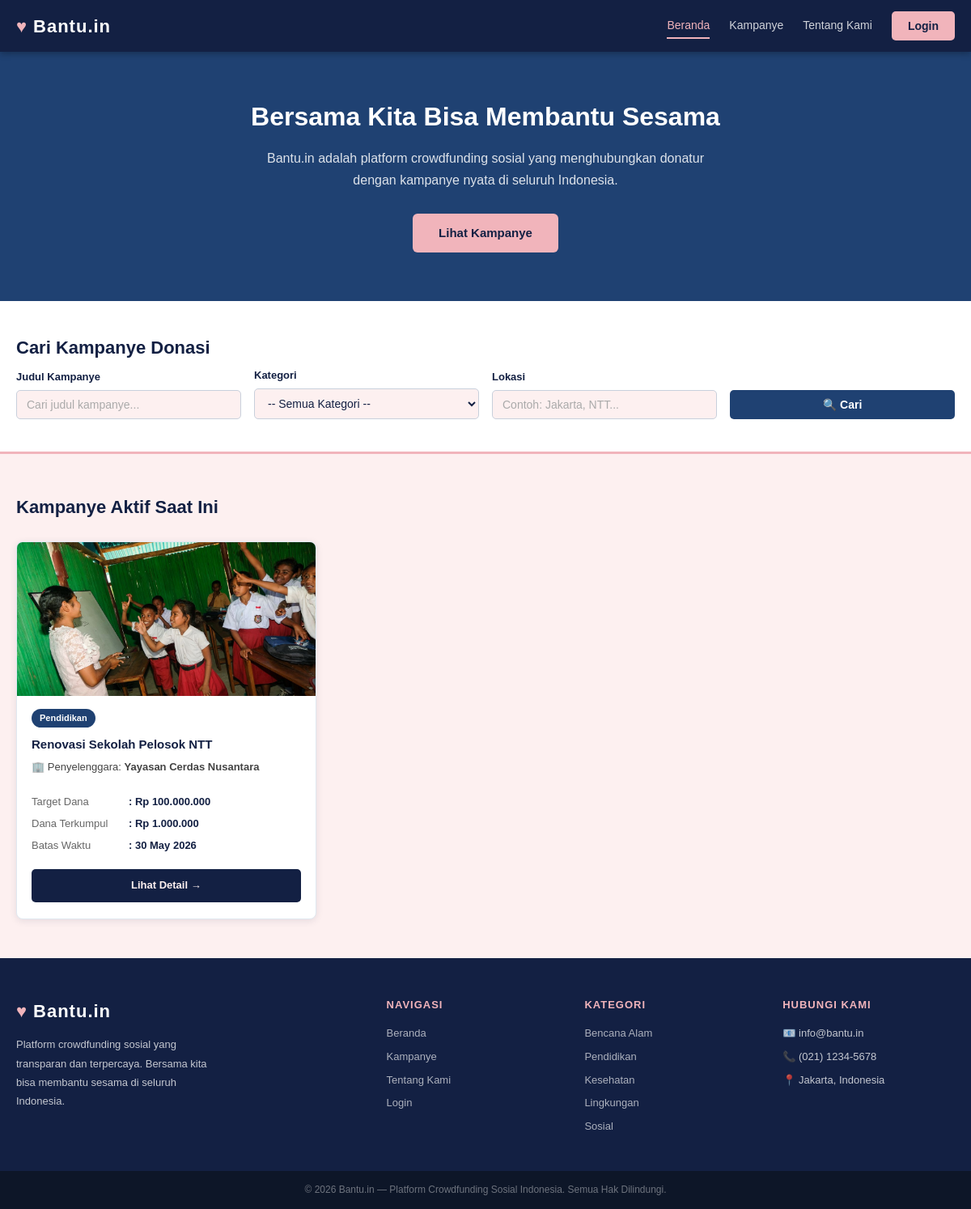
Before: / with the older database file.
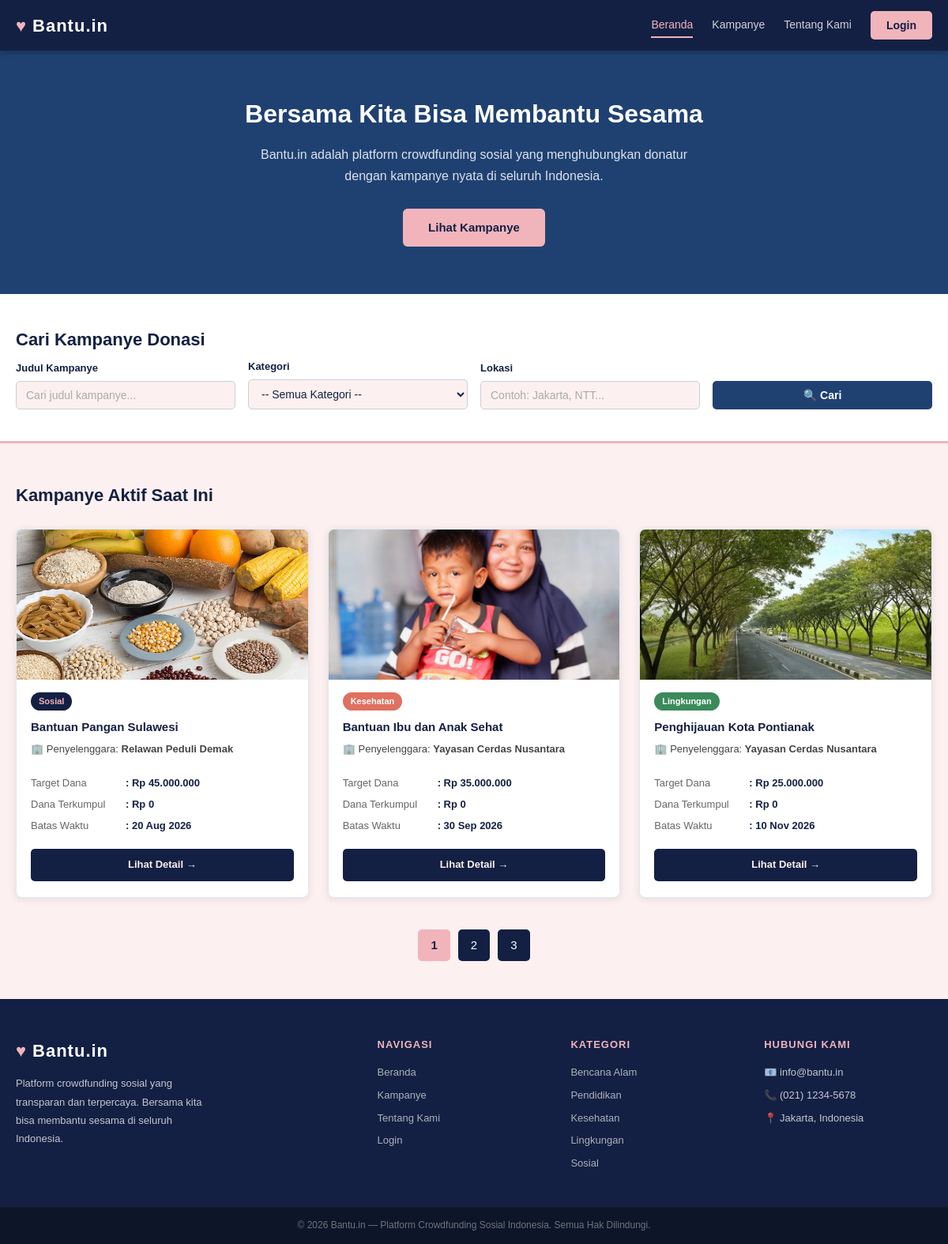
After: the same page with the newer database file.
### tables this page shows
CREATE TABLE `kampanye` (
  `id` int(11) NOT NULL,
  `penyelenggara_id` int(11) NOT NULL,
  `judul` varchar(255) NOT NULL,
  `kategori` enum('bencana','pendidikan','kesehatan','lingkungan','sosial') NOT NULL,
  `lokasi` varchar(100) NOT NULL,
  `deskripsi` text NOT NULL,
  `target_dana` decimal(15,2) NOT NULL,
  `batas_waktu` date NOT NULL,
  `nama_bank` varchar(50) DEFAULT NULL,
  `no_rekening` varchar(50) DEFAULT NULL,
  `atas_nama` varchar(100) DEFAULT NULL,
  `gambar` varchar(255) NOT NULL,
  `created_at` timestamp NOT NULL DEFAULT current_timestamp()
);

CREATE TABLE `users` (
  `id` int(11) NOT NULL,
  `username` varchar(50) NOT NULL,
  `password` varchar(255) NOT NULL,
  `role` enum('donatur','penyelenggara') NOT NULL,
  `nama` varchar(100) NOT NULL,
  `email` varchar(100) NOT NULL,
  `no_telepon` varchar(20) NOT NULL,
  `alamat` text DEFAULT NULL
);

CREATE TABLE `info_website` (
  `id` int(11) NOT NULL,
  `deskripsi` text NOT NULL,
  `email` varchar(100) NOT NULL,
  `no_telepon` varchar(20) NOT NULL,
  `alamat` varchar(255) NOT NULL
);

### index.php (the view, shortened to what this page needs)
<?php
require 'koneksi.php';
$limit = 3;
$page = isset($_GET['page']) ? (int)$_GET['page'] : 1;
$offset = ($page - 1) * $limit;
$search_judul = isset($_GET['judul']) ? $_GET['judul'] : '';
$search_lokasi = isset($_GET['lokasi']) ? $_GET['lokasi'] : '';
$sql_base = "
    FROM kampanye k
    JOIN users u ON k.penyelenggara_id = u.id
    LEFT JOIN donasi d ON k.id = d.kampanye_id AND d.status = 'VERIFIED'
    WHERE k.batas_waktu >= CURDATE()
";
$params = [];
$types = "";
$sql_count = "SELECT COUNT(DISTINCT k.id) as total " . $sql_base;
$stmt_count = $conn->prepare($sql_count);
$stmt_count->execute();
$total_data = $stmt_count->get_result()->fetch_assoc()['total'];
$total_pages = ceil($total_data / $limit);
$sql_data = "
    SELECT k.*, u.nama AS nama_penyelenggara,
           COALESCE(SUM(d.nominal), 0) AS dana_terkumpul
    " . $sql_base . "
    GROUP BY k.id
    ORDER BY k.batas_waktu ASC, k.target_dana ASC
    LIMIT ? OFFSET ?
";
$stmt_data = $conn->prepare($sql_data);
$params[] = $limit;
$params[] = $offset;
$types .= "ii";
$stmt_data->bind_param($types, ...$params);
$stmt_data->execute();
$result = $stmt_data->get_result();
$sql_info = "SELECT * FROM info_website LIMIT 1";
$result_info = $conn->query($sql_info);
$info_web = $result_info->fetch_assoc();
?>
<!DOCTYPE html>
<html lang="id">
<head>
    <link rel="stylesheet" href="style.css">
</head>
<body class="halaman-home">
    <header class="home-header">
        <div class="home-container home-header-inner">
            <div class="home-logo">
                <span class="home-logo-icon">♥︎</span>
                <span class="home-logo-text">Bantu.in</span>
            </div>
            <nav class="home-navbar">
                <a href="index.php" class="home-nav-link aktif">Beranda</a>
                <a href="#daftar-kampanye" class="home-nav-link">Kampanye</a>
                <a href="#" class="home-nav-link">Tentang Kami</a>
                <?php if(isset($_SESSION['user_id'])): ?>
                    <span class="home-sapaan">Halo, <?= htmlspecialchars($_SESSION['nama']) ?>!</span>
                    <a href="logout.php" class="home-btn-login home-btn-logout">Logout</a>
                <?php else: ?>
                    <a href="login.php" class="home-btn-login">Login</a>
                <?php endif; ?>
            </nav>
        </div>
    </header>
    <section class="home-hero">
        <div class="home-container">
            <h1>Bersama Kita Bisa Membantu Sesama</h1>
            <p>Bantu.in adalah platform crowdfunding sosial yang menghubungkan donatur dengan kampanye nyata di seluruh Indonesia.</p>
            <a href="#daftar-kampanye" class="home-btn-utama">Lihat Kampanye</a>
        </div>
    </section>
    <section class="home-section-pencarian" id="pencarian">
        <div class="home-container">
            <h2>Cari Kampanye Donasi</h2>
            <form action="index.php" method="GET" class="home-form-pencarian">
                <div class="home-form-group">
                    <label for="judul">Judul Kampanye</label>
                    <input type="text" id="judul" name="judul" value="<?= htmlspecialchars($search_judul) ?>" placeholder="Cari judul kampanye...">
                </div>
                <div class="home-form-group">
                    <label for="kategori">Kategori</label>
                    <select id="kategori" name="kategori">
                        <option value="">-- Semua Kategori --</option>
                    </select>
                </div>
                <div class="home-form-group">
                    <label for="lokasi">Lokasi</label>
                    <input type="text" id="lokasi" name="lokasi" value="<?= htmlspecialchars($search_lokasi) ?>" placeholder="Contoh: Jakarta, NTT...">
                </div>
                <div class="home-form-group tombol-wrap">
                    <button type="submit" class="home-btn-cari">🔍 Cari</button>
                </div>
            </form>
        </div>
    </section>
    <section class="home-section-kampanye" id="daftar-kampanye">
        <div class="home-container">
            <h2>Kampanye Aktif Saat Ini</h2>
            <div class="home-grid-kampanye">
                <?php if($result->num_rows > 0): ?>
                    <?php while($row = $result->fetch_assoc()): ?>
                        <div class="home-card-kampanye">
                            <img src="<?= htmlspecialchars($row['gambar']) ?>" alt="Poster" class="home-card-poster">
                            <div class="home-card-isi">
                                <span class="home-badge home-badge-<?= htmlspecialchars($row['kategori']) ?>"><?= ucfirst(htmlspecialchars($row['kategori'])) ?></span>
                                <h3 class="home-card-judul"><?= htmlspecialchars($row['judul']) ?></h3>
                                <p class="home-card-penyelenggara">🏢 Penyelenggara: <strong><?= htmlspecialchars($row['nama_penyelenggara']) ?></strong></p>
                                <table class="home-card-info mt-15">
                                    <tr>
                                        <td>Target Dana</td>
                                        <td>: Rp <?= number_format($row['target_dana'], 0, ',', '.') ?></td>
                                    </tr>
                                    <tr>
                                        <td>Dana Terkumpul</td>
                                        <td>: Rp <?= number_format($row['dana_terkumpul'], 0, ',', '.') ?></td>
                                    </tr>
                                    <tr>
                                        <td>Batas Waktu</td>
                                        <td>: <?= date('d M Y', strtotime($row['batas_waktu'])) ?></td>
                                    </tr>
                                </table>
                                <a href="detail.php?id=<?= $row['id'] ?>" class="home-btn-detail">Lihat Detail →</a>
                            </div>
                        </div>
                    <?php endwhile; ?>
                <?php else: ?>
                    <p class="home-kampanye-kosong">Tidak ada kampanye yang ditemukan atau sedang aktif.</p>
                <?php endif; ?>
            </div>
            <?php if($total_pages > 1): ?>
            <div class="pagination">
                <?php
                $query_params = $_GET;
                for($i = 1; $i <= $total_pages; $i++):
                    $query_params['page'] = $i;
                    $link = "index.php?" . http_build_query($query_params);
                    $active_class = ($i == $page) ? 'active' : '';
                ?>
                    <a href="<?= $link ?>" class="page-link <?= $active_class ?>">
                        <?= $i ?>
                    </a>
                <?php endfor; ?>
            </div>
            <?php endif; ?>
        </div>
    </section>
    <footer class="home-footer">
        <div class="home-footer-inner">
            <div class="home-footer-kolom">
                <div class="home-logo logo-footer">
                    <span class="home-logo-icon">♥︎</span>
                    <span class="home-logo-text">Bantu.in</span>
                </div>
                <p><?= htmlspecialchars($info_web['deskripsi'] ?? 'Platform crowdfunding sosial Indonesia') ?></p>
            </div>
            <div class="home-footer-kolom">
                <h4>Navigasi</h4>
                <ul>
                    <li><a href="index.php">Beranda</a></li>
                    <li><a href="#daftar-kampanye">Kampanye</a></li>
                    <li><a href="#">Tentang Kami</a></li>
                    <li><a href="<?= isset($_SESSION['user_id']) ? 'logout.php' : 'login.php' ?>"><?= isset($_SESSION['user_id']) ? 'Logout' : 'Login' ?></a></li>
                </ul>
            </div>
            <div class="home-footer-kolom">
                <h4>Kategori</h4>
                <ul>
                    <li><a href="index.php?kategori=bencana">Bencana Alam</a></li>
                    <li><a href="index.php?kategori=pendidikan">Pendidikan</a></li>
                    <li><a href="index.php?kategori=kesehatan">Kesehatan</a></li>
                    <li><a href="index.php?kategori=lingkungan">Lingkungan</a></li>
                    <li><a href="index.php?kategori=sosial">Sosial</a></li>
                </ul>
            </div>
            <div class="home-footer-kolom">
                <h4>Hubungi Kami</h4>
                <ul>
                    <li>📧 <?= htmlspecialchars($info_web['email'] ?? 'halo@bantu.in') ?></li>
                    <li>📞 <?= htmlspecialchars($info_web['no_telepon'] ?? '0800-1234-5678') ?></li>
                    <li>📍 <?= htmlspecialchars($info_web['alamat'] ?? 'Jakarta, Indonesia') ?></li>
                </ul>
            </div>
        </div>
        <div class="home-footer-bawah">
            <div class="home-container">
                <p>&copy; 2026 Bantu.in &mdash; Platform Crowdfunding Sosial Indonesia. Semua Hak Dilindungi.</p>
            </div>
        </div>
    </footer>
</body>
</html>

Changed rows visible on the page:
no longer on this page (row edited): kampanye: gambar (picture), kategori "Pendidikan", judul "Renovasi Sekolah Pelosok NTT", penyelenggara.nama "Yayasan Cerdas Nusantara", target_dana "100.000.000", dana_terkumpul "1.000.000", batas_waktu "30 May 2026"
added kampanye: gambar (picture), kategori "Sosial", judul "Bantuan Pangan Sulawesi", penyelenggara.nama "Relawan Peduli Demak", target_dana "45.000.000", dana_terkumpul "0", batas_waktu "20 Aug 2026"
added kampanye: gambar (picture), kategori "Kesehatan", judul "Bantuan Ibu dan Anak Sehat", penyelenggara.nama "Yayasan Cerdas Nusantara", target_dana "35.000.000", dana_terkumpul "0", batas_waktu "30 Sep 2026"
added kampanye: gambar (picture), kategori "Lingkungan", judul "Penghijauan Kota Pontianak", penyelenggara.nama "Yayasan Cerdas Nusantara", target_dana "25.000.000", dana_terkumpul "0", batas_waktu "10 Nov 2026"
Other visible differences:
new list line: "1"
new list line: "2"
new list line: "3"
